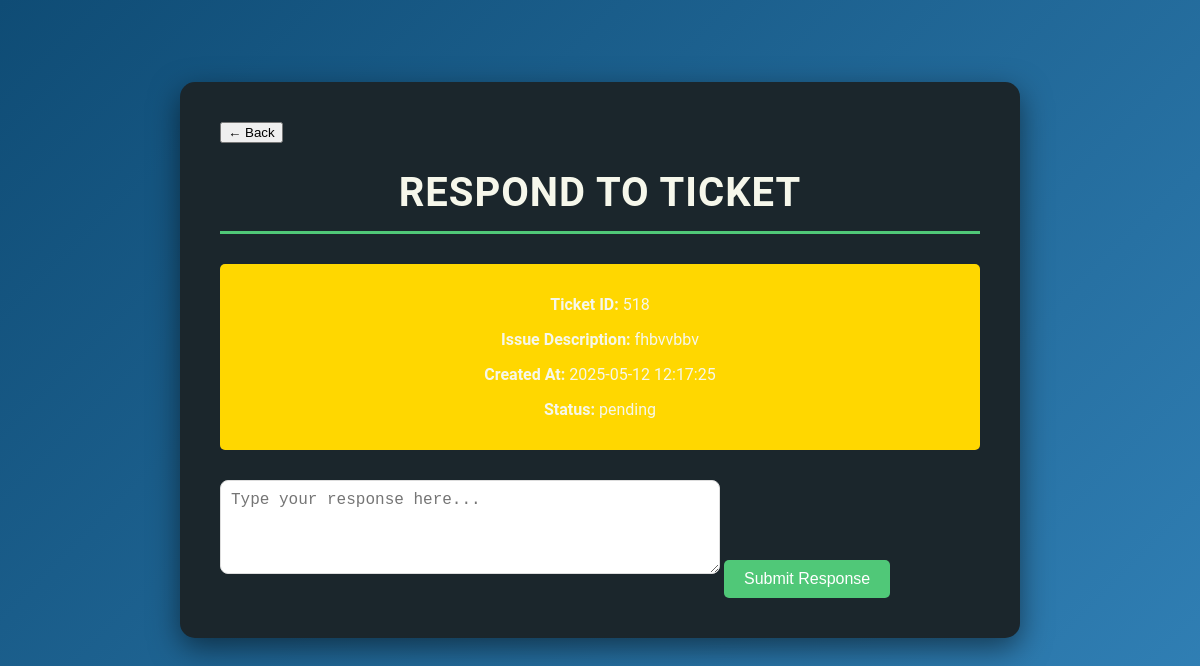
The app's page /IT_enroll/Leave_Portal/response.php?ticket_id=518 with its own data.
### tables this page shows
CREATE TABLE `administered_tickets` (
  `ticket_id` int(11) NOT NULL,
  `employee_code` varchar(20) NOT NULL,
  `name` varchar(100) NOT NULL,
  `role` varchar(50) NOT NULL,
  `issue_description` text NOT NULL,
  `created_at` timestamp NOT NULL DEFAULT current_timestamp(),
  `assigned_to` varchar(100) NOT NULL,
  `status` enum('pending','Pending Confirmation','Closed') NOT NULL DEFAULT 'pending',
  `closed_at` timestamp NULL DEFAULT current_timestamp(),
  `email` varchar(255) DEFAULT NULL,
  `rating` int(11) DEFAULT NULL,
  `rating_reason` text DEFAULT NULL,
  `return_reason` text DEFAULT NULL,
  `screenshot` varchar(255) DEFAULT NULL,
  `updated_at` timestamp NOT NULL DEFAULT current_timestamp() ON UPDATE current_timestamp()
);

### IT_enroll/Leave_Portal/response.php (the view, shortened to what this page needs)
<?php
$servername = "localhost";
$username = "tarryn_Lindokuhle";
$password = "L1nd0kuhle";
$dbname = "tarryn_workplaceportal";
$conn = new mysqli($servername, $username, $password, $dbname);
$ticket_id = isset($_GET['ticket_id']) ? $_GET['ticket_id'] : (isset($_POST['ticket_id']) ? $_POST['ticket_id'] : '');
$ticket_details = [];
if ($ticket_id) {
    $sql_ticket = "SELECT * FROM administered_tickets WHERE ticket_id = ?";
    $stmt_ticket = $conn->prepare($sql_ticket);
    $stmt_ticket->bind_param("s", $ticket_id);
    $stmt_ticket->execute();
    $result_ticket = $stmt_ticket->get_result();
    if ($result_ticket->num_rows > 0) {
        $ticket_details = $result_ticket->fetch_assoc();
    }
}
?>
<!DOCTYPE html>
<html lang="en">
<head>
</head>
<body>
    <div class="container">
        <button class="back-arrow" onclick="window.location.href='support_team_dashboard.php';">&larr; Back</button>
        <h1>Respond to Ticket</h1>
        <?php if (!empty($ticket_details)): ?>
            <div class="ticket-details">
                <p><strong>Ticket ID:</strong> <?= htmlspecialchars($ticket_details['ticket_id']); ?></p>
                <p><strong>Issue Description:</strong> <?= htmlspecialchars($ticket_details['issue_description']); ?></p>
                <p><strong>Created At:</strong> <?= htmlspecialchars($ticket_details['created_at']); ?></p>
                <p><strong>Status:</strong> <?= htmlspecialchars($ticket_details['status']); ?></p>
            </div>
            <form method="POST" action="response.php">
                <textarea name="message" rows="4" placeholder="Type your response here..."></textarea>
                <button type="submit" class="submit-btn">Submit Response</button>
            </form>
        <?php else: ?>
            <p>No ticket found or invalid ticket ID.</p>
        <?php endif; ?>
    </div>
</body>
</html>

### IT_enroll/Leave_Portal/response.php (style rules this page uses)
* { box-sizing: border-box; }
body { margin: 0; font-family: 'Roboto', sans-serif; background: linear-gradient(135deg, #0f4c75, #3282b8); color: #f6f7eb; display: flex; flex-direction: column; justify-content: center; align-items: center; height: 100vh; padding-bottom: 80px; }
.container { max-width: 70%; width: 100%; padding: 40px; background: #1b262c; border-radius: 15px; box-shadow: 0 10px 30px rgba(0, 0, 0, 0.5); animation: fadeIn 1s ease-in-out; z-index: 2; }
h1 { font-size: 2.5rem; text-align: center; margin-bottom: 30px; padding-bottom: 15px; border-bottom: 3px solid #50c878; text-transform: uppercase; letter-spacing: 1px; }
.ticket-details { background: #FFD700; padding: 15px; border-radius: 5px; text-align: center; margin-bottom: 30px; }
textarea { width: 100%; max-width: 500px; padding: 10px; font-size: 1rem; border-radius: 8px; border: 1px solid #ddd; margin-bottom: 10px; }
button.submit-btn { padding: 10px 20px; background-color: #50c878; border: none; color: white; font-size: 1rem; cursor: pointer; border-radius: 5px; transition: background-color 0.3s ease; }

### records on screen
administered_tickets: ticket_id "518", issue_description "fhbvvbbv", created_at "2025-05-12 12:17:25", status "pending"
